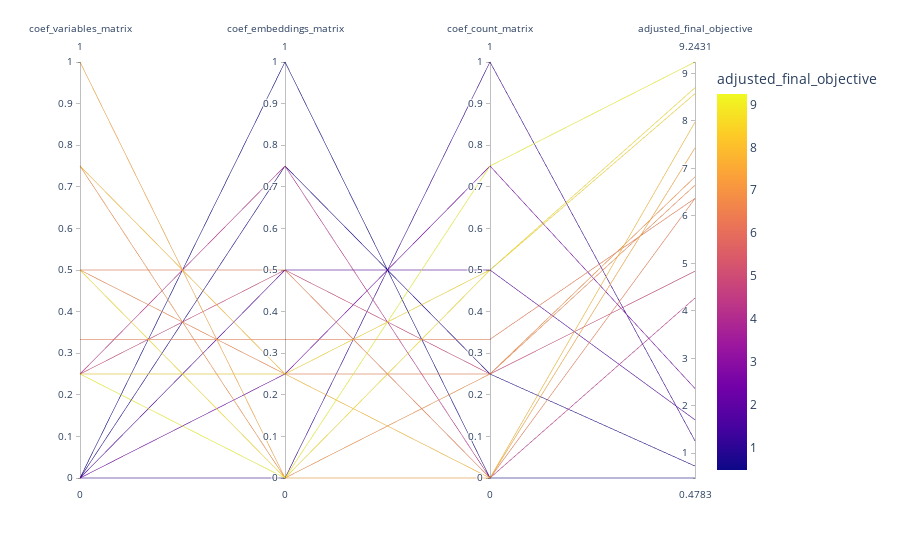

Source (notebook cell):
### Code cell
# We determine the coefficients with the best average final_objective
grouped_df = df_results_adjusted.groupby(['coef_variables_matrix', 'coef_embeddings_matrix', 'coef_count_matrix']).agg({"adjusted_final_objective": lambda x:sum(x)/len(x)}).reset_index()
px.parallel_coordinates(grouped_df,color='adjusted_final_objective').show()
# We want to minimize the final objective
grouped_df.sort_values(['adjusted_final_objective'],inplace=True,ascending=True)
grouped_df.drop_duplicates(subset=['coef_variables_matrix', 'coef_embeddings_matrix', 'coef_count_matrix'],keep='first')

### Figure 1 — Plotly figure (JSON) as saved in the notebook; plotly's stock layout.template omitted (floating-point values rounded to 4 significant figures)
{"data": [{"dimensions": [{"label": "coef_variables_matrix", "values": [0, 0, 0, 0, 0, 0.25, 0.25, 0.25, 0.25, 0.3333, 0.5, 0.5, 0.5, 0.75, 0.75, 1]}, {"label": "coef_embeddings_matrix", "values": [0, 0.25, 0.5, 0.75, 1, 0, 0.25, 0.5, 0.75, 0.3333, 0, 0.25, 0.5, 0, 0.25, 0]}, {"label": "coef_count_matrix", "values": [1, 0.75, 0.5, 0.25, 0, 0.75, 0.5, 0.25, 0, 0.3333, 0.5, 0.25, 0, 0.25, 0, 0]}, {"label": "adjusted_final_objective", "values": [1.26, 2.363, 1.704, 0.7293, 0.4783, 9.243, 8.576, 4.835, 4.271, 6.369, 8.701, 6.648, 6.368, 6.824, 7.976, 7.433]}], "domain": {"x": [0, 1], "y": [0, 1]}, "line": {"color": [1.26, 2.363, 1.704, 0.7293, 0.4783, 9.243, 8.576, 4.835, 4.271, 6.369, 8.701, 6.648, 6.368, 6.824, 7.976, 7.433], "coloraxis": "coloraxis"}, "name": "", "type": "parcoords"}], "layout": {"coloraxis": {"colorbar": {"title": {"text": "adjusted_final_objective"}}, "colorscale": [[0, "#0d0887"], [0.1111, "#46039f"], [0.2222, "#7201a8"], [0.3333, "#9c179e"], [0.4444, "#bd3786"], [0.5556, "#d8576b"], [0.6667, "#ed7953"], [0.7778, "#fb9f3a"], [0.8889, "#fdca26"], [1, "#f0f921"]]}, "legend": {"tracegroupgap": 0}, "margin": {"t": 60}}}
